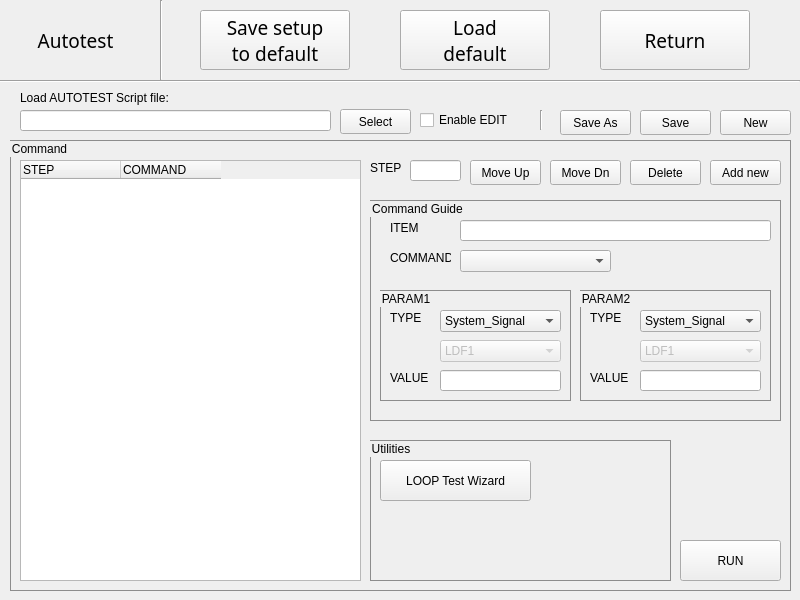
<?xml version="1.0" encoding="UTF-8"?>
<ui version="4.0">
 <class>autoTestFrame</class>
 <widget class="QWidget" name="autoTestFrame">
  <property name="windowModality">
   <enum>Qt::ApplicationModal</enum>
  </property>
  <property name="geometry">
   <rect>
    <x>0</x>
    <y>0</y>
    <width>800</width>
    <height>600</height>
   </rect>
  </property>
  <property name="minimumSize">
   <size>
    <width>800</width>
    <height>600</height>
   </size>
  </property>
  <property name="maximumSize">
   <size>
    <width>800</width>
    <height>600</height>
   </size>
  </property>
  <property name="windowTitle">
   <string>autotest</string>
  </property>
  <widget class="QPushButton" name="btnReturn">
   <property name="geometry">
    <rect>
     <x>600</x>
     <y>10</y>
     <width>150</width>
     <height>60</height>
    </rect>
   </property>
   <property name="font">
    <font>
     <family>宋体</family>
     <pointsize>14</pointsize>
    </font>
   </property>
   <property name="text">
    <string>Return</string>
   </property>
  </widget>
  <widget class="QPushButton" name="btnSaveToDefault">
   <property name="geometry">
    <rect>
     <x>200</x>
     <y>10</y>
     <width>150</width>
     <height>60</height>
    </rect>
   </property>
   <property name="font">
    <font>
     <family>宋体</family>
     <pointsize>14</pointsize>
    </font>
   </property>
   <property name="text">
    <string>Save setup
to default</string>
   </property>
  </widget>
  <widget class="QPushButton" name="btnLoadDefault">
   <property name="geometry">
    <rect>
     <x>400</x>
     <y>10</y>
     <width>150</width>
     <height>60</height>
    </rect>
   </property>
   <property name="font">
    <font>
     <family>宋体</family>
     <pointsize>14</pointsize>
    </font>
   </property>
   <property name="text">
    <string>Load
default</string>
   </property>
  </widget>
  <widget class="QLabel" name="labelAutotest">
   <property name="geometry">
    <rect>
     <x>20</x>
     <y>15</y>
     <width>111</width>
     <height>51</height>
    </rect>
   </property>
   <property name="font">
    <font>
     <family>宋体</family>
     <pointsize>14</pointsize>
    </font>
   </property>
   <property name="layoutDirection">
    <enum>Qt::LeftToRight</enum>
   </property>
   <property name="text">
    <string>Autotest</string>
   </property>
   <property name="alignment">
    <set>Qt::AlignCenter</set>
   </property>
   <property name="margin">
    <number>0</number>
   </property>
  </widget>
  <widget class="Line" name="lineVTop">
   <property name="geometry">
    <rect>
     <x>160</x>
     <y>0</y>
     <width>3</width>
     <height>80</height>
    </rect>
   </property>
   <property name="orientation">
    <enum>Qt::Vertical</enum>
   </property>
  </widget>
  <widget class="Line" name="lineHTop">
   <property name="geometry">
    <rect>
     <x>0</x>
     <y>80</y>
     <width>800</width>
     <height>3</height>
    </rect>
   </property>
   <property name="orientation">
    <enum>Qt::Horizontal</enum>
   </property>
  </widget>
  <widget class="QLabel" name="labelLoadScript">
   <property name="geometry">
    <rect>
     <x>20</x>
     <y>90</y>
     <width>221</width>
     <height>16</height>
    </rect>
   </property>
   <property name="text">
    <string>Load AUTOTEST Script file:</string>
   </property>
  </widget>
  <widget class="QLineEdit" name="editScriptPath">
   <property name="geometry">
    <rect>
     <x>20</x>
     <y>110</y>
     <width>311</width>
     <height>21</height>
    </rect>
   </property>
   <property name="alignment">
    <set>Qt::AlignLeading|Qt::AlignLeft|Qt::AlignVCenter</set>
   </property>
   <property name="readOnly">
    <bool>true</bool>
   </property>
   <property name="clearButtonEnabled">
    <bool>false</bool>
   </property>
  </widget>
  <widget class="QCheckBox" name="ckbEnableEdit">
   <property name="geometry">
    <rect>
     <x>420</x>
     <y>110</y>
     <width>111</width>
     <height>20</height>
    </rect>
   </property>
   <property name="text">
    <string>Enable EDIT</string>
   </property>
  </widget>
  <widget class="QPushButton" name="btnSelect">
   <property name="geometry">
    <rect>
     <x>340</x>
     <y>109</y>
     <width>71</width>
     <height>25</height>
    </rect>
   </property>
   <property name="text">
    <string>Select</string>
   </property>
  </widget>
  <widget class="QPushButton" name="btnSaveAs">
   <property name="geometry">
    <rect>
     <x>560</x>
     <y>110</y>
     <width>71</width>
     <height>25</height>
    </rect>
   </property>
   <property name="text">
    <string>Save As</string>
   </property>
  </widget>
  <widget class="QPushButton" name="btnNew">
   <property name="geometry">
    <rect>
     <x>720</x>
     <y>110</y>
     <width>71</width>
     <height>25</height>
    </rect>
   </property>
   <property name="text">
    <string>New</string>
   </property>
  </widget>
  <widget class="QPushButton" name="btnSave">
   <property name="geometry">
    <rect>
     <x>640</x>
     <y>110</y>
     <width>71</width>
     <height>25</height>
    </rect>
   </property>
   <property name="text">
    <string>Save</string>
   </property>
  </widget>
  <widget class="Line" name="lineVTop_2">
   <property name="geometry">
    <rect>
     <x>540</x>
     <y>110</y>
     <width>3</width>
     <height>20</height>
    </rect>
   </property>
   <property name="orientation">
    <enum>Qt::Vertical</enum>
   </property>
  </widget>
  <widget class="QGroupBox" name="groupBox1">
   <property name="geometry">
    <rect>
     <x>10</x>
     <y>140</y>
     <width>781</width>
     <height>451</height>
    </rect>
   </property>
   <property name="contextMenuPolicy">
    <enum>Qt::DefaultContextMenu</enum>
   </property>
   <property name="autoFillBackground">
    <bool>false</bool>
   </property>
   <property name="styleSheet">
    <string notr="true">#groupBox1{
border: 1px solid;
border-color: rgb(140, 140, 140);}</string>
   </property>
   <property name="title">
    <string>Command</string>
   </property>
   <property name="alignment">
    <set>Qt::AlignLeading|Qt::AlignLeft|Qt::AlignVCenter</set>
   </property>
   <property name="flat">
    <bool>false</bool>
   </property>
   <property name="checkable">
    <bool>false</bool>
   </property>
   <widget class="QTableWidget" name="table">
    <property name="geometry">
     <rect>
      <x>10</x>
      <y>20</y>
      <width>341</width>
      <height>421</height>
     </rect>
    </property>
    <property name="frameShape">
     <enum>QFrame::StyledPanel</enum>
    </property>
    <property name="frameShadow">
     <enum>QFrame::Sunken</enum>
    </property>
    <property name="lineWidth">
     <number>1</number>
    </property>
    <property name="autoScroll">
     <bool>false</bool>
    </property>
    <property name="editTriggers">
     <set>QAbstractItemView::NoEditTriggers</set>
    </property>
    <property name="selectionMode">
     <enum>QAbstractItemView::SingleSelection</enum>
    </property>
    <property name="selectionBehavior">
     <enum>QAbstractItemView::SelectRows</enum>
    </property>
    <property name="horizontalScrollMode">
     <enum>QAbstractItemView::ScrollPerPixel</enum>
    </property>
    <attribute name="horizontalHeaderCascadingSectionResizes">
     <bool>false</bool>
    </attribute>
    <attribute name="horizontalHeaderHighlightSections">
     <bool>false</bool>
    </attribute>
    <attribute name="verticalHeaderVisible">
     <bool>false</bool>
    </attribute>
    <attribute name="verticalHeaderMinimumSectionSize">
     <number>26</number>
    </attribute>
    <attribute name="verticalHeaderDefaultSectionSize">
     <number>26</number>
    </attribute>
    <column>
     <property name="text">
      <string>STEP</string>
     </property>
     <property name="textAlignment">
      <set>AlignLeading|AlignVCenter</set>
     </property>
    </column>
    <column>
     <property name="text">
      <string>COMMAND</string>
     </property>
     <property name="textAlignment">
      <set>AlignLeading|AlignVCenter</set>
     </property>
    </column>
   </widget>
   <widget class="QPushButton" name="btnMoveUp">
    <property name="geometry">
     <rect>
      <x>460</x>
      <y>20</y>
      <width>71</width>
      <height>25</height>
     </rect>
    </property>
    <property name="text">
     <string>Move Up</string>
    </property>
   </widget>
   <widget class="QLabel" name="labelStep">
    <property name="geometry">
     <rect>
      <x>360</x>
      <y>20</y>
      <width>41</width>
      <height>16</height>
     </rect>
    </property>
    <property name="text">
     <string>STEP</string>
    </property>
   </widget>
   <widget class="QLineEdit" name="editStep">
    <property name="geometry">
     <rect>
      <x>400</x>
      <y>20</y>
      <width>51</width>
      <height>21</height>
     </rect>
    </property>
    <property name="alignment">
     <set>Qt::AlignLeading|Qt::AlignLeft|Qt::AlignVCenter</set>
    </property>
    <property name="readOnly">
     <bool>true</bool>
    </property>
    <property name="clearButtonEnabled">
     <bool>false</bool>
    </property>
   </widget>
   <widget class="QPushButton" name="btnMoveDown">
    <property name="geometry">
     <rect>
      <x>540</x>
      <y>20</y>
      <width>71</width>
      <height>25</height>
     </rect>
    </property>
    <property name="text">
     <string>Move Dn</string>
    </property>
   </widget>
   <widget class="QPushButton" name="btnDelete">
    <property name="geometry">
     <rect>
      <x>620</x>
      <y>20</y>
      <width>71</width>
      <height>25</height>
     </rect>
    </property>
    <property name="text">
     <string>Delete</string>
    </property>
   </widget>
   <widget class="QPushButton" name="btnAddNew">
    <property name="geometry">
     <rect>
      <x>700</x>
      <y>20</y>
      <width>71</width>
      <height>25</height>
     </rect>
    </property>
    <property name="text">
     <string>Add new</string>
    </property>
   </widget>
   <widget class="QGroupBox" name="groupBox2">
    <property name="geometry">
     <rect>
      <x>360</x>
      <y>60</y>
      <width>411</width>
      <height>221</height>
     </rect>
    </property>
    <property name="contextMenuPolicy">
     <enum>Qt::DefaultContextMenu</enum>
    </property>
    <property name="autoFillBackground">
     <bool>false</bool>
    </property>
    <property name="styleSheet">
     <string notr="true">#groupBox2{
border: 1px solid;
border-color: rgb(140, 140, 140);}</string>
    </property>
    <property name="title">
     <string>Command Guide</string>
    </property>
    <property name="alignment">
     <set>Qt::AlignLeading|Qt::AlignLeft|Qt::AlignVCenter</set>
    </property>
    <property name="flat">
     <bool>false</bool>
    </property>
    <property name="checkable">
     <bool>false</bool>
    </property>
    <widget class="QLabel" name="labelItem">
     <property name="geometry">
      <rect>
       <x>20</x>
       <y>20</y>
       <width>61</width>
       <height>16</height>
      </rect>
     </property>
     <property name="text">
      <string>ITEM</string>
     </property>
    </widget>
    <widget class="QLabel" name="labelCommand">
     <property name="geometry">
      <rect>
       <x>20</x>
       <y>50</y>
       <width>61</width>
       <height>16</height>
      </rect>
     </property>
     <property name="text">
      <string>COMMAND</string>
     </property>
    </widget>
    <widget class="QLineEdit" name="editItem">
     <property name="geometry">
      <rect>
       <x>90</x>
       <y>20</y>
       <width>311</width>
       <height>21</height>
      </rect>
     </property>
     <property name="alignment">
      <set>Qt::AlignLeading|Qt::AlignLeft|Qt::AlignVCenter</set>
     </property>
     <property name="clearButtonEnabled">
      <bool>false</bool>
     </property>
    </widget>
    <widget class="QComboBox" name="cbCommand">
     <property name="geometry">
      <rect>
       <x>90</x>
       <y>50</y>
       <width>151</width>
       <height>22</height>
      </rect>
     </property>
     <item>
      <property name="text">
       <string/>
      </property>
     </item>
     <item>
      <property name="text">
       <string>CMD1</string>
      </property>
     </item>
     <item>
      <property name="text">
       <string>CMD2</string>
      </property>
     </item>
     <item>
      <property name="text">
       <string>CMD3</string>
      </property>
     </item>
    </widget>
    <widget class="QGroupBox" name="groupBox3">
     <property name="geometry">
      <rect>
       <x>10</x>
       <y>90</y>
       <width>191</width>
       <height>111</height>
      </rect>
     </property>
     <property name="contextMenuPolicy">
      <enum>Qt::DefaultContextMenu</enum>
     </property>
     <property name="autoFillBackground">
      <bool>false</bool>
     </property>
     <property name="styleSheet">
      <string notr="true">#groupBox3{
border: 1px solid;
border-color: rgb(140, 140, 140);}</string>
     </property>
     <property name="title">
      <string>PARAM1</string>
     </property>
     <property name="alignment">
      <set>Qt::AlignLeading|Qt::AlignLeft|Qt::AlignVCenter</set>
     </property>
     <property name="flat">
      <bool>false</bool>
     </property>
     <property name="checkable">
      <bool>false</bool>
     </property>
     <widget class="QLabel" name="labelType1">
      <property name="geometry">
       <rect>
        <x>10</x>
        <y>20</y>
        <width>51</width>
        <height>16</height>
       </rect>
      </property>
      <property name="text">
       <string>TYPE</string>
      </property>
     </widget>
     <widget class="QLabel" name="labelValue1">
      <property name="geometry">
       <rect>
        <x>10</x>
        <y>80</y>
        <width>51</width>
        <height>16</height>
       </rect>
      </property>
      <property name="text">
       <string>VALUE</string>
      </property>
     </widget>
     <widget class="QComboBox" name="cbType1">
      <property name="geometry">
       <rect>
        <x>60</x>
        <y>20</y>
        <width>121</width>
        <height>22</height>
       </rect>
      </property>
      <item>
       <property name="text">
        <string>System_Signal</string>
       </property>
      </item>
      <item>
       <property name="text">
        <string>LDF_Signal</string>
       </property>
      </item>
      <item>
       <property name="text">
        <string>Variable</string>
       </property>
      </item>
      <item>
       <property name="text">
        <string>Constant</string>
       </property>
      </item>
      <item>
       <property name="text">
        <string>String</string>
       </property>
      </item>
      <item>
       <property name="text">
        <string>Boolean</string>
       </property>
      </item>
     </widget>
     <widget class="QComboBox" name="cbType1_2">
      <property name="enabled">
       <bool>false</bool>
      </property>
      <property name="geometry">
       <rect>
        <x>60</x>
        <y>50</y>
        <width>121</width>
        <height>22</height>
       </rect>
      </property>
      <property name="currentIndex">
       <number>0</number>
      </property>
      <item>
       <property name="text">
        <string>LDF1</string>
       </property>
      </item>
      <item>
       <property name="text">
        <string>LDF2</string>
       </property>
      </item>
      <item>
       <property name="text">
        <string>LDF3</string>
       </property>
      </item>
      <item>
       <property name="text">
        <string>LDF...</string>
       </property>
      </item>
     </widget>
     <widget class="QLineEdit" name="editValue1">
      <property name="geometry">
       <rect>
        <x>60</x>
        <y>80</y>
        <width>121</width>
        <height>21</height>
       </rect>
      </property>
      <property name="alignment">
       <set>Qt::AlignLeading|Qt::AlignLeft|Qt::AlignVCenter</set>
      </property>
      <property name="clearButtonEnabled">
       <bool>false</bool>
      </property>
     </widget>
    </widget>
    <widget class="QGroupBox" name="groupBox4">
     <property name="geometry">
      <rect>
       <x>210</x>
       <y>90</y>
       <width>191</width>
       <height>111</height>
      </rect>
     </property>
     <property name="contextMenuPolicy">
      <enum>Qt::DefaultContextMenu</enum>
     </property>
     <property name="autoFillBackground">
      <bool>false</bool>
     </property>
     <property name="styleSheet">
      <string notr="true">#groupBox4{
border: 1px solid;
border-color: rgb(140, 140, 140);}</string>
     </property>
     <property name="title">
      <string>PARAM2</string>
     </property>
     <property name="alignment">
      <set>Qt::AlignLeading|Qt::AlignLeft|Qt::AlignVCenter</set>
     </property>
     <property name="flat">
      <bool>false</bool>
     </property>
     <property name="checkable">
      <bool>false</bool>
     </property>
     <widget class="QLabel" name="labelType2">
      <property name="geometry">
       <rect>
        <x>10</x>
        <y>20</y>
        <width>51</width>
        <height>16</height>
       </rect>
      </property>
      <property name="text">
       <string>TYPE</string>
      </property>
     </widget>
     <widget class="QLabel" name="labelValue2">
      <property name="geometry">
       <rect>
        <x>10</x>
        <y>80</y>
        <width>51</width>
        <height>16</height>
       </rect>
      </property>
      <property name="text">
       <string>VALUE</string>
      </property>
     </widget>
     <widget class="QComboBox" name="cbType2">
      <property name="geometry">
       <rect>
        <x>60</x>
        <y>20</y>
        <width>121</width>
        <height>22</height>
       </rect>
      </property>
      <item>
       <property name="text">
        <string>System_Signal</string>
       </property>
      </item>
      <item>
       <property name="text">
        <string>LDF_Signal</string>
       </property>
      </item>
      <item>
       <property name="text">
        <string>Variable</string>
       </property>
      </item>
      <item>
       <property name="text">
        <string>Constant</string>
       </property>
      </item>
      <item>
       <property name="text">
        <string>String</string>
       </property>
      </item>
      <item>
       <property name="text">
        <string>Boolean</string>
       </property>
      </item>
     </widget>
     <widget class="QComboBox" name="cbType2_2">
      <property name="enabled">
       <bool>false</bool>
      </property>
      <property name="geometry">
       <rect>
        <x>60</x>
        <y>50</y>
        <width>121</width>
        <height>22</height>
       </rect>
      </property>
      <property name="currentIndex">
       <number>0</number>
      </property>
      <item>
       <property name="text">
        <string>LDF1</string>
       </property>
      </item>
      <item>
       <property name="text">
        <string>LDF2</string>
       </property>
      </item>
      <item>
       <property name="text">
        <string>LDF3</string>
       </property>
      </item>
      <item>
       <property name="text">
        <string>LDF...</string>
       </property>
      </item>
     </widget>
     <widget class="QLineEdit" name="editValue2">
      <property name="geometry">
       <rect>
        <x>60</x>
        <y>80</y>
        <width>121</width>
        <height>21</height>
       </rect>
      </property>
      <property name="alignment">
       <set>Qt::AlignLeading|Qt::AlignLeft|Qt::AlignVCenter</set>
      </property>
      <property name="clearButtonEnabled">
       <bool>false</bool>
      </property>
     </widget>
    </widget>
   </widget>
   <widget class="QGroupBox" name="groupBox5">
    <property name="geometry">
     <rect>
      <x>360</x>
      <y>300</y>
      <width>301</width>
      <height>141</height>
     </rect>
    </property>
    <property name="contextMenuPolicy">
     <enum>Qt::DefaultContextMenu</enum>
    </property>
    <property name="autoFillBackground">
     <bool>false</bool>
    </property>
    <property name="styleSheet">
     <string notr="true">#groupBox5{
border: 1px solid;
border-color: rgb(140, 140, 140);}</string>
    </property>
    <property name="title">
     <string>Utilities</string>
    </property>
    <property name="alignment">
     <set>Qt::AlignLeading|Qt::AlignLeft|Qt::AlignVCenter</set>
    </property>
    <property name="flat">
     <bool>false</bool>
    </property>
    <property name="checkable">
     <bool>false</bool>
    </property>
    <widget class="QPushButton" name="btnLoopWz">
     <property name="geometry">
      <rect>
       <x>10</x>
       <y>20</y>
       <width>151</width>
       <height>41</height>
      </rect>
     </property>
     <property name="text">
      <string>LOOP Test Wizard</string>
     </property>
    </widget>
   </widget>
   <widget class="QPushButton" name="btnRun">
    <property name="geometry">
     <rect>
      <x>670</x>
      <y>400</y>
      <width>101</width>
      <height>41</height>
     </rect>
    </property>
    <property name="text">
     <string>RUN</string>
    </property>
   </widget>
  </widget>
 </widget>
 <layoutdefault spacing="6" margin="11"/>
 <tabstops>
  <tabstop>btnSaveToDefault</tabstop>
  <tabstop>btnLoadDefault</tabstop>
  <tabstop>editScriptPath</tabstop>
  <tabstop>ckbEnableEdit</tabstop>
  <tabstop>btnReturn</tabstop>
  <tabstop>btnSaveAs</tabstop>
  <tabstop>btnNew</tabstop>
  <tabstop>btnSave</tabstop>
  <tabstop>table</tabstop>
  <tabstop>btnSelect</tabstop>
 </tabstops>
 <resources>
  <include location="../resources/allFrames.qrc"/>
 </resources>
 <connections>
  <connection>
   <sender>btnReturn</sender>
   <signal>clicked()</signal>
   <receiver>autoTestFrame</receiver>
   <slot>close()</slot>
   <hints>
    <hint type="sourcelabel">
     <x>607</x>
     <y>23</y>
    </hint>
    <hint type="destinationlabel">
     <x>625</x>
     <y>9</y>
    </hint>
   </hints>
  </connection>
  <connection>
   <sender>btnSelect</sender>
   <signal>clicked()</signal>
   <receiver>autoTestFrame</receiver>
   <slot>selectClick()</slot>
   <hints>
    <hint type="sourcelabel">
     <x>349</x>
     <y>118</y>
    </hint>
    <hint type="destinationlabel">
     <x>385</x>
     <y>91</y>
    </hint>
   </hints>
  </connection>
  <connection>
   <sender>btnSave</sender>
   <signal>clicked()</signal>
   <receiver>autoTestFrame</receiver>
   <slot>saveClick()</slot>
   <hints>
    <hint type="sourcelabel">
     <x>654</x>
     <y>115</y>
    </hint>
    <hint type="destinationlabel">
     <x>666</x>
     <y>91</y>
    </hint>
   </hints>
  </connection>
  <connection>
   <sender>btnSaveAs</sender>
   <signal>clicked()</signal>
   <receiver>autoTestFrame</receiver>
   <slot>saveAsClick()</slot>
   <hints>
    <hint type="sourcelabel">
     <x>562</x>
     <y>120</y>
    </hint>
    <hint type="destinationlabel">
     <x>574</x>
     <y>97</y>
    </hint>
   </hints>
  </connection>
  <connection>
   <sender>btnNew</sender>
   <signal>clicked()</signal>
   <receiver>autoTestFrame</receiver>
   <slot>newClick()</slot>
   <hints>
    <hint type="sourcelabel">
     <x>728</x>
     <y>112</y>
    </hint>
    <hint type="destinationlabel">
     <x>721</x>
     <y>57</y>
    </hint>
   </hints>
  </connection>
  <connection>
   <sender>table</sender>
   <signal>itemSelectionChanged()</signal>
   <receiver>autoTestFrame</receiver>
   <slot>updateLineNumber()</slot>
   <hints>
    <hint type="sourcelabel">
     <x>42</x>
     <y>197</y>
    </hint>
    <hint type="destinationlabel">
     <x>86</x>
     <y>132</y>
    </hint>
   </hints>
  </connection>
  <connection>
   <sender>ckbEnableEdit</sender>
   <signal>toggled(bool)</signal>
   <receiver>autoTestFrame</receiver>
   <slot>enableTable(bool)</slot>
   <hints>
    <hint type="sourcelabel">
     <x>426</x>
     <y>117</y>
    </hint>
    <hint type="destinationlabel">
     <x>442</x>
     <y>91</y>
    </hint>
   </hints>
  </connection>
  <connection>
   <sender>btnMoveUp</sender>
   <signal>clicked()</signal>
   <receiver>autoTestFrame</receiver>
   <slot>moveUpClick()</slot>
   <hints>
    <hint type="sourcelabel">
     <x>500</x>
     <y>172</y>
    </hint>
    <hint type="destinationlabel">
     <x>537</x>
     <y>133</y>
    </hint>
   </hints>
  </connection>
  <connection>
   <sender>btnMoveDown</sender>
   <signal>clicked()</signal>
   <receiver>autoTestFrame</receiver>
   <slot>moveDownClick()</slot>
   <hints>
    <hint type="sourcelabel">
     <x>592</x>
     <y>171</y>
    </hint>
    <hint type="destinationlabel">
     <x>663</x>
     <y>139</y>
    </hint>
   </hints>
  </connection>
  <connection>
   <sender>btnAddNew</sender>
   <signal>clicked()</signal>
   <receiver>autoTestFrame</receiver>
   <slot>addItem()</slot>
   <hints>
    <hint type="sourcelabel">
     <x>750</x>
     <y>169</y>
    </hint>
    <hint type="destinationlabel">
     <x>755</x>
     <y>88</y>
    </hint>
   </hints>
  </connection>
  <connection>
   <sender>btnDelete</sender>
   <signal>clicked()</signal>
   <receiver>autoTestFrame</receiver>
   <slot>deleteItem()</slot>
   <hints>
    <hint type="sourcelabel">
     <x>678</x>
     <y>168</y>
    </hint>
    <hint type="destinationlabel">
     <x>627</x>
     <y>89</y>
    </hint>
   </hints>
  </connection>
  <connection>
   <sender>editItem</sender>
   <signal>textEdited(QString)</signal>
   <receiver>autoTestFrame</receiver>
   <slot>editItemChange(QString)</slot>
   <hints>
    <hint type="sourcelabel">
     <x>628</x>
     <y>228</y>
    </hint>
    <hint type="destinationlabel">
     <x>297</x>
     <y>137</y>
    </hint>
   </hints>
  </connection>
  <connection>
   <sender>cbCommand</sender>
   <signal>activated(QString)</signal>
   <receiver>autoTestFrame</receiver>
   <slot>cmdActivated(QString)</slot>
   <hints>
    <hint type="sourcelabel">
     <x>504</x>
     <y>260</y>
    </hint>
    <hint type="destinationlabel">
     <x>283</x>
     <y>92</y>
    </hint>
   </hints>
  </connection>
  <connection>
   <sender>cbType1</sender>
   <signal>activated(int)</signal>
   <receiver>autoTestFrame</receiver>
   <slot>typeActivated(int)</slot>
   <hints>
    <hint type="sourcelabel">
     <x>456</x>
     <y>316</y>
    </hint>
    <hint type="destinationlabel">
     <x>794</x>
     <y>344</y>
    </hint>
   </hints>
  </connection>
  <connection>
   <sender>cbType2</sender>
   <signal>activated(int)</signal>
   <receiver>autoTestFrame</receiver>
   <slot>typeActivated(int)</slot>
   <hints>
    <hint type="sourcelabel">
     <x>691</x>
     <y>314</y>
    </hint>
    <hint type="destinationlabel">
     <x>796</x>
     <y>322</y>
    </hint>
   </hints>
  </connection>
  <connection>
   <sender>cbType1_2</sender>
   <signal>activated(QString)</signal>
   <receiver>autoTestFrame</receiver>
   <slot>subTypeActivated(QString)</slot>
   <hints>
    <hint type="sourcelabel">
     <x>537</x>
     <y>352</y>
    </hint>
    <hint type="destinationlabel">
     <x>393</x>
     <y>594</y>
    </hint>
   </hints>
  </connection>
  <connection>
   <sender>cbType2_2</sender>
   <signal>activated(QString)</signal>
   <receiver>autoTestFrame</receiver>
   <slot>subTypeActivated(QString)</slot>
   <hints>
    <hint type="sourcelabel">
     <x>678</x>
     <y>348</y>
    </hint>
    <hint type="destinationlabel">
     <x>567</x>
     <y>595</y>
    </hint>
   </hints>
  </connection>
  <connection>
   <sender>editValue1</sender>
   <signal>textChanged(QString)</signal>
   <receiver>autoTestFrame</receiver>
   <slot>editValueChange(QString)</slot>
   <hints>
    <hint type="sourcelabel">
     <x>475</x>
     <y>380</y>
    </hint>
    <hint type="destinationlabel">
     <x>146</x>
     <y>594</y>
    </hint>
   </hints>
  </connection>
  <connection>
   <sender>editValue2</sender>
   <signal>textChanged(QString)</signal>
   <receiver>autoTestFrame</receiver>
   <slot>editValueChange(QString)</slot>
   <hints>
    <hint type="sourcelabel">
     <x>703</x>
     <y>387</y>
    </hint>
    <hint type="destinationlabel">
     <x>691</x>
     <y>596</y>
    </hint>
   </hints>
  </connection>
  <connection>
   <sender>btnSaveToDefault</sender>
   <signal>clicked()</signal>
   <receiver>autoTestFrame</receiver>
   <slot>saveDefaultConfig()</slot>
   <hints>
    <hint type="sourcelabel">
     <x>232</x>
     <y>20</y>
    </hint>
    <hint type="destinationlabel">
     <x>240</x>
     <y>3</y>
    </hint>
   </hints>
  </connection>
  <connection>
   <sender>btnLoadDefault</sender>
   <signal>clicked()</signal>
   <receiver>autoTestFrame</receiver>
   <slot>loadDefaultConfig()</slot>
   <hints>
    <hint type="sourcelabel">
     <x>415</x>
     <y>25</y>
    </hint>
    <hint type="destinationlabel">
     <x>429</x>
     <y>7</y>
    </hint>
   </hints>
  </connection>
 </connections>
 <slots>
  <slot>selectClick()</slot>
  <slot>saveClick()</slot>
  <slot>saveAsClick()</slot>
  <slot>newClick()</slot>
  <slot>updateLineNumber()</slot>
  <slot>enableTable(bool)</slot>
  <slot>moveUpClick()</slot>
  <slot>moveDownClick()</slot>
  <slot>addItem()</slot>
  <slot>deleteItem()</slot>
  <slot>editItemChange(QString)</slot>
  <slot>cmdActivated(QString)</slot>
  <slot>typeActivated(int)</slot>
  <slot>subTypeActivated(QString)</slot>
  <slot>editValueChange(QString)</slot>
  <slot>saveDefaultConfig()</slot>
  <slot>loadDefaultConfig()</slot>
 </slots>
</ui>
